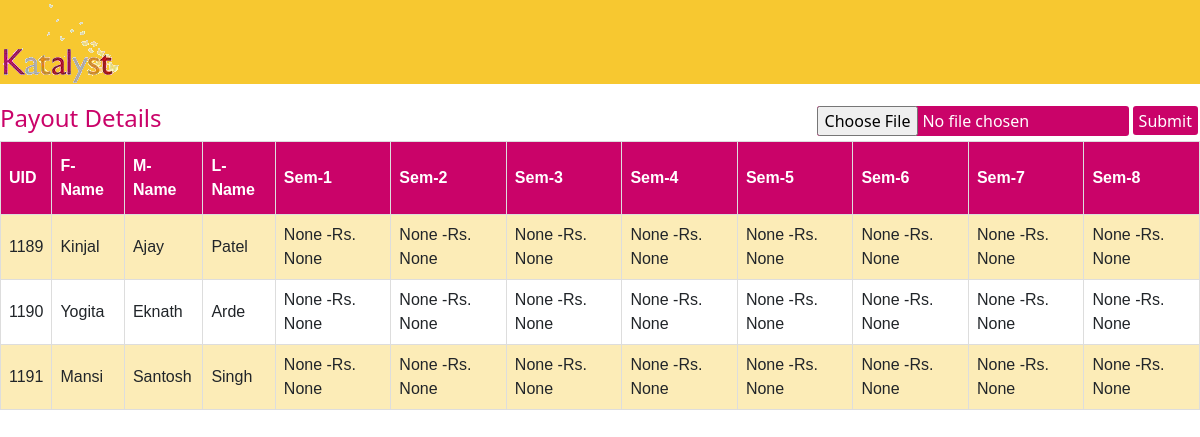
The app's page /firstYearStudentsPayoutData with its own data.
### main.py (models this page shows)
class Student(db.Model):
    Id = db.Column(db.Integer, primary_key=True)
    UID = db.Column(db.Integer, unique=True)
    Fname = db.Column(db.String(30))
    Mname = db.Column(db.String(30))
    Lname = db.Column(db.String(30))
    EmailId = db.Column(db.String(120), unique=True)
    DOB = db.Column(db.String(30))
    College = db.Column(db.String(30))
    Year = db.Column(db.Integer)
    BankName = db.Column(db.String(30))
    AccountNo = db.Column(db.Integer)
    IFSCode = db.Column(db.String(30))
    Branch = db.Column(db.String(30))
    AccessKey = db.Column(db.String(30))

### main.py (the view)
@app.route('/firstYearStudentsPayoutData')
def firstYearStudentsPayoutData():
    connection = sqlite3.connect('KDatabase.db')
    cursor = connection.cursor()
    cursor.execute('SELECT * FROM Student where Year == 1;')
    return render_template("PayoutData.html", rows=cursor.fetchall())

### Templates/PayoutData.html (shortened to what this page needs)
<!DOCTYPE html>
<html>
<head>
    <link rel="stylesheet" href="https://cdnjs.cloudflare.com/ajax/libs/font-awesome/5.15.3/css/all.min.css" />
    <link href="https://cdn.jsdelivr.net/npm/bootstrap@5.0.2/dist/css/bootstrap.min.css" rel="stylesheet">
    <link rel="stylesheet" href="{{ url_for('static', filename='css/StudentData.css') }}">
</head>
<body>
    <div>
        <header class="page-header">
            <nav style="background-color: #f7c830;">
                <label class="logo"><a href = "{{url_for('AdminHomePage')}}">
                    <img src="{{ url_for('static', filename='images/KLogo.png') }}" alt="">
                  </a></label>
                <form action="{{url_for('UploadPayouts')}}" method="post" enctype='multipart/form-data'>
                    <input type="submit" style="color: white; background-color:#ca0369; float: right; border: 2px solid;
            border-radius: 5px; margin-top: 20px; height: 33px;">
                    <input type="file" id="myFile" name="file" style="color: white; background-color:#ca0369; float: right; border: 2px solid;
                    border-radius: 5px; margin-top: 20px;">
                </form>
            </nav>
            <b>
                <h4 style="margin-top: 20px; color: #ca0369">Payout Details</h4>
            </b>
        </header>
    </div>
    <div>
        <table id="students">
            <tr>
                <th>UID</th>
                <th>F-Name</th>
                <th>M-Name</th>
                <th>L-Name</th>
                <th>Sem-1</th>
                <th>Sem-2</th>
                <th>Sem-3</th>
                <th>Sem-4</th>
                <th>Sem-5</th>
                <th>Sem-6</th>
                <th>Sem-7</th>
                <th>Sem-8</th>
            </tr>
            {% for i in rows %}
            <tr>
                <td>{{i[1]}}</td>
                <td>{{i[2]}}</td>
                <td>{{i[3]}}</td>
                <td>{{i[4]}}</td>
                <td>{{i[14]}} -Rs. {{i[15]}}</td>
                <td>{{i[16]}} -Rs. {{i[17]}}</td>
                <td>{{i[18]}} -Rs. {{i[19]}}</td>
                <td>{{i[20]}} -Rs. {{i[21]}}</td>
                <td>{{i[22]}} -Rs. {{i[23]}}</td>
                <td>{{i[24]}} -Rs. {{i[25]}}</td>
                <td>{{i[26]}} -Rs. {{i[27]}}</td>
                <td>{{i[28]}} -Rs. {{i[29]}}</td>
            </tr>
            {% endfor %}
        </table>
    </div>
</body>
</html>

### static/css/StudentData.css (style rules this page uses)
#students { font-family: Arial, Helvetica, sans-serif; border-collapse: collapse; width: 100%; }
#students td, #students th { border: 1px solid #ddd; padding: 8px; }
#students tr:nth-child(even) { background-color: #fcecb7; }
#students th { padding-top: 12px; padding-bottom: 12px; text-align: left; background-color: #ca0369; color: white; }

### records on screen
Student: UID "1189", Fname "Kinjal", Mname "Ajay", Lname "Patel", i "None"
Student: UID "1190", Fname "Yogita", Mname "Eknath", Lname "Arde", i "None"
Student: UID "1191", Fname "Mansi", Mname "Santosh", Lname "Singh", i "None"
